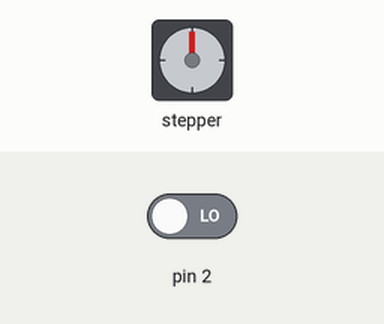
This sketch was run on a simulated Arduino Uno, built with avr-gcc and run on an emulated ATmega328P. Parts: stepper motor. Inputs (shaded band) come from the test bench; at power-on: pin 2 LOW. Stepper angles assume 400 steps per turn.

Above: at 1.2 s.
1.3 s: pin 2 driven HIGH
At 1.45 s:
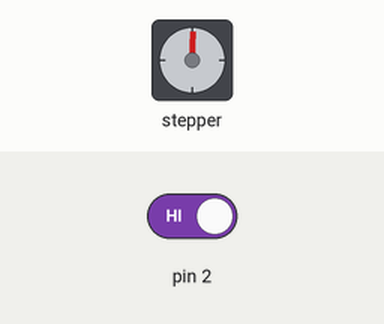
At 2.05 s:
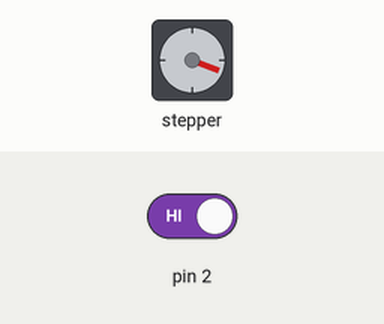
7.3 s: pin 2 driven LOW
At 8.2 s:
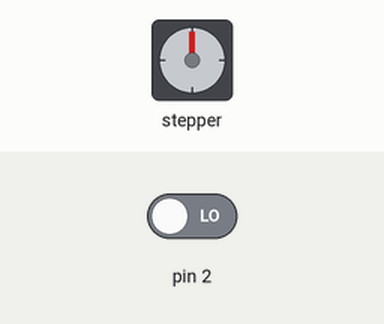
Timing chart, 0 to 10.3 s (numbered marks = the images above; inputs shaded):
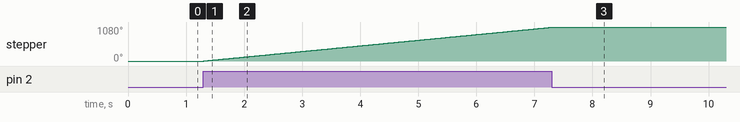

Measured:
- after the input at 1.3 s, stepper: keeps turning clockwise at about 179°/s, starting at once
- after the input at 7.3 s, stepper: goes on until 7.3 s, then stays 1080°

The sketch:

stepper_with_Stop_L293D.ino
```cpp
 #include <Stepper.h>
 #define STEPS 400
 boolean Button = false ;

 Stepper stepper(STEPS, 8, 9, 10, 11);

 void setup() {
  pinMode(2, INPUT) ;
 }

 void loop() {

  int Button = digitalRead(2) ;

  if ( Button == true ) {
  stepper.setSpeed(30);
  stepper.step(400);
  Button = !Button ;
  }

   else {
  stepper.setSpeed(0);
  stepper.step(0);
   }
 }
```
